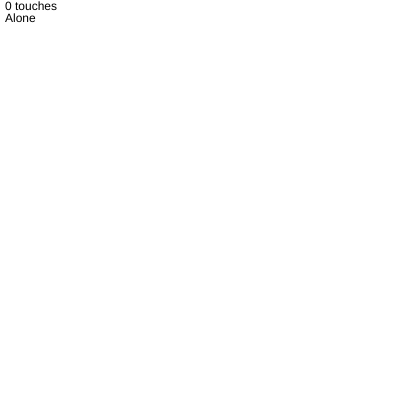
Frame 1 (no input)
Frame 60 (no input): identical to frame 1, image omitted
Frame 120 (the mouse pressed at the canvas centre since frame 60): identical to frame 1, image omitted

The p5.js sketch that drew this single still picture (run headless with seeded random() and noise() and a simulated clock; from frame 60 on, the mouse is pressed at the canvas centre):

// p5.js sketch
// ── sketch.js
let numberOfTouches ;

function setup() {
  createCanvas(400, 400);
}

function draw() {
  clear();
  numberOfTouches = touches.length;
  text(numberOfTouches + ' touches', 5, 10);

  switch(numberOfTouches) {
    case 0:
      text("Alone", 5, 22) ;
      break ;

      case 1:
       text("Just me", 5, 22) ;
      // put a picture here
      break ;

      case 2:
      text("I found a friend", 5, 22) ;
            // put a picture here
      break ;

      case 3:
     text("And they have a friend", 5, 22) ;
            // put a picture here
      break ;


  }

}
